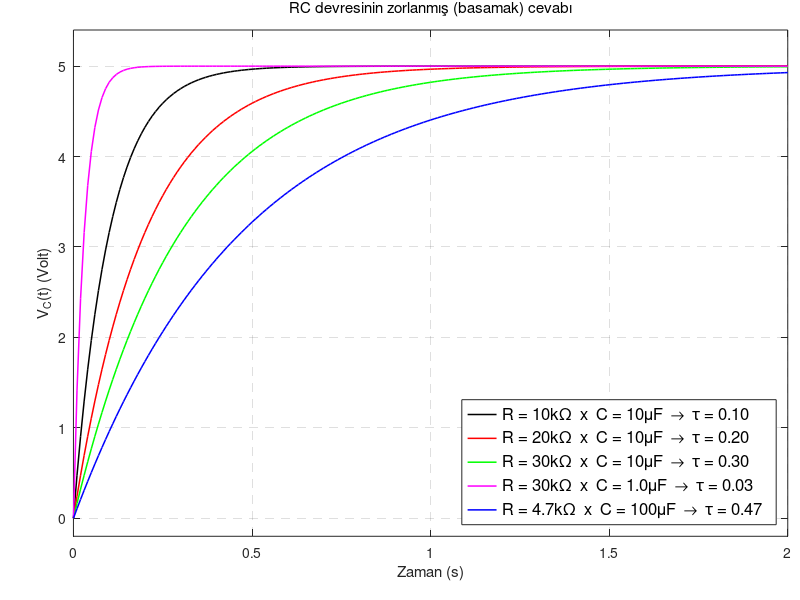

Write the MATLAB code that produced this figure. (Note: this script raises an error after producing the figure.)
clear all; close all; clc;
T = 1e-2; stopTime = 2; % saniye
R1 = 1e4; % 10k
C1 = 1e-5; % 10uF
R2 = 2e4; C2 = C1;
R3 = 3e4; C3 = C1;
R4 = R3; C4 = 0.1*C1;
R5 = 4700; C5 = 10*C1;
Vc0 = 0;
Vcc = 5;
t = 0:T:stopTime;
Vc1 = Vc0*exp(-(t/(R1*C1))) - Vcc*exp(-(t/(R1*C1))) + Vcc;
Vc2 = Vc0*exp(-(t/(R2*C2))) - Vcc*exp(-(t/(R2*C2))) + Vcc;
Vc3 = Vc0*exp(-(t/(R3*C3))) - Vcc*exp(-(t/(R3*C3))) + Vcc;
Vc4 = Vc0*exp(-(t/(R4*C4))) - Vcc*exp(-(t/(R4*C4))) + Vcc;
Vc5 = Vc0*exp(-(t/(R5*C5))) - Vcc*exp(-(t/(R5*C5))) + Vcc;
fprintf('Zaman sabitleri tau = RC\n');
tau = [R1*C1; R2*C2; R3*C3; R4*C4; R5*C5]
%%
figure(1);
lw = 1.1;
plot(t, Vc1, 'k-', 'linewidth', lw);
hold on;
plot(t, Vc2, 'r-', 'linewidth', lw);
plot(t, Vc3, 'g-', 'linewidth', lw);
plot(t, Vc4, 'm-', 'linewidth', lw);
plot(t, Vc5, 'b-', 'linewidth', lw);
hold off;
set(gca, 'position', [0.0918    0.1062    0.8929    0.8438]);
xlabel('Zaman (s)');
ylabel('V_C(t) (Volt)');
title('RC devresinin zorlanmış (basamak) cevabı', 'fontweight', 'normal');
s1 = 1e-3; % scale R values to print them so we have units in kohm
s2 = 1e6; % % scale C values to print them so we have units in uF
leg1 = sprintf('R = %ik\\Omega  x  C = %i\\muF  \\rightarrow  \\tau = %.2f', s1*R1, s2*C1, tau(1));
leg2 = sprintf('R = %ik\\Omega  x  C = %i\\muF  \\rightarrow  \\tau = %.2f', s1*R2, s2*C2, tau(2));
leg3 = sprintf('R = %ik\\Omega  x  C = %i\\muF  \\rightarrow  \\tau = %.2f', s1*R3, s2*C3, tau(3));
leg4 = sprintf('R = %ik\\Omega  x  C = %.1f\\muF  \\rightarrow  \\tau = %.2f', s1*R4, s2*C4, tau(4));
leg5 = sprintf('R = %.1fk\\Omega  x  C = %i\\muF  \\rightarrow  \\tau = %.2f', s1*R5, s2*C5, tau(5));
legend(leg1, leg2, leg3, leg4, leg5, 'location', 'southeast');
set(legend, 'Interpreter', 'tex', 'fontsize', 12);
grid on; set(gca, 'gridlinestyle', '--');
axis([0 2 -0.2 5.4]);
%%
figure(2);
lw = 1.1;
generateGif = false;
generateVideo = true;
if generateVideo
    v = VideoWriter('RC_circuit_step_response.mp4','MPEG-4');
    v.Quality = 100; v.FrameRate = 30;
    open(v);
end
for i=1:length(t)
    cla;
    plot(t(1:i), Vc1(1:i), 'k-', 'linewidth', lw);
    hold on;
    plot(t(1:i), Vc2(1:i), 'r-', 'linewidth', lw);
    plot(t(1:i), Vc3(1:i), 'g-', 'linewidth', lw);
    plot(t(1:i), Vc4(1:i), 'm-', 'linewidth', lw);
    plot(t(1:i), Vc5(1:i), 'b-', 'linewidth', lw);
    hold off;
    set(gca, 'position', [0.0918 0.1062 0.8929 0.8438]);
    xlabel('Zaman (s)');
    ylabel('V_C(t) (Volt)');
    title('RC devresinin zorlanmış (basamak) cevabı', 'fontweight', 'normal');
    s1 = 1e-3; % scale R values to print them so we have units in kohm
    s2 = 1e6; % % scale C values to print them so we have units in uF
    leg1 = sprintf('R = %ik\\Omega  x  C = %i\\muF  \\rightarrow  \\tau = %.2f', s1*R1, s2*C1, tau(1));
    leg2 = sprintf('R = %ik\\Omega  x  C = %i\\muF  \\rightarrow  \\tau = %.2f', s1*R2, s2*C2, tau(2));
    leg3 = sprintf('R = %ik\\Omega  x  C = %i\\muF  \\rightarrow  \\tau = %.2f', s1*R3, s2*C3, tau(3));
    leg4 = sprintf('R = %ik\\Omega  x  C = %.1f\\muF  \\rightarrow  \\tau = %.2f', s1*R4, s2*C4, tau(4));
    leg5 = sprintf('R = %.1fk\\Omega  x  C = %i\\muF  \\rightarrow  \\tau = %.2f', s1*R5, s2*C5, tau(5));
    legend(leg1, leg2, leg3, leg4, leg5, 'location', 'southeast');
    set(legend, 'Interpreter', 'tex', 'fontsize', 12);
    grid on; set(gca, 'gridlinestyle', '--');
    axis([0 2 -0.2 5.4]);
    % make gif animation
    frame = getframe(gcf);
    img = frame2im(frame);
    if generateGif
        [img, cmap] = rgb2ind(img,256);
        if i == 1
            imwrite(img, cmap, 'RC_circuit_step_response.gif', 'gif', 'LoopCount', Inf, 'DelayTime', 0.01);
        else
            imwrite(img, cmap, 'RC_circuit_step_response.gif', 'gif', 'WriteMode', 'append', 'DelayTime', 0.01);
        end
    end
    if generateVideo
        writeVideo(v, img);
    end
    %     pause(0.01);
end
if generateVideo
    close(v);
end